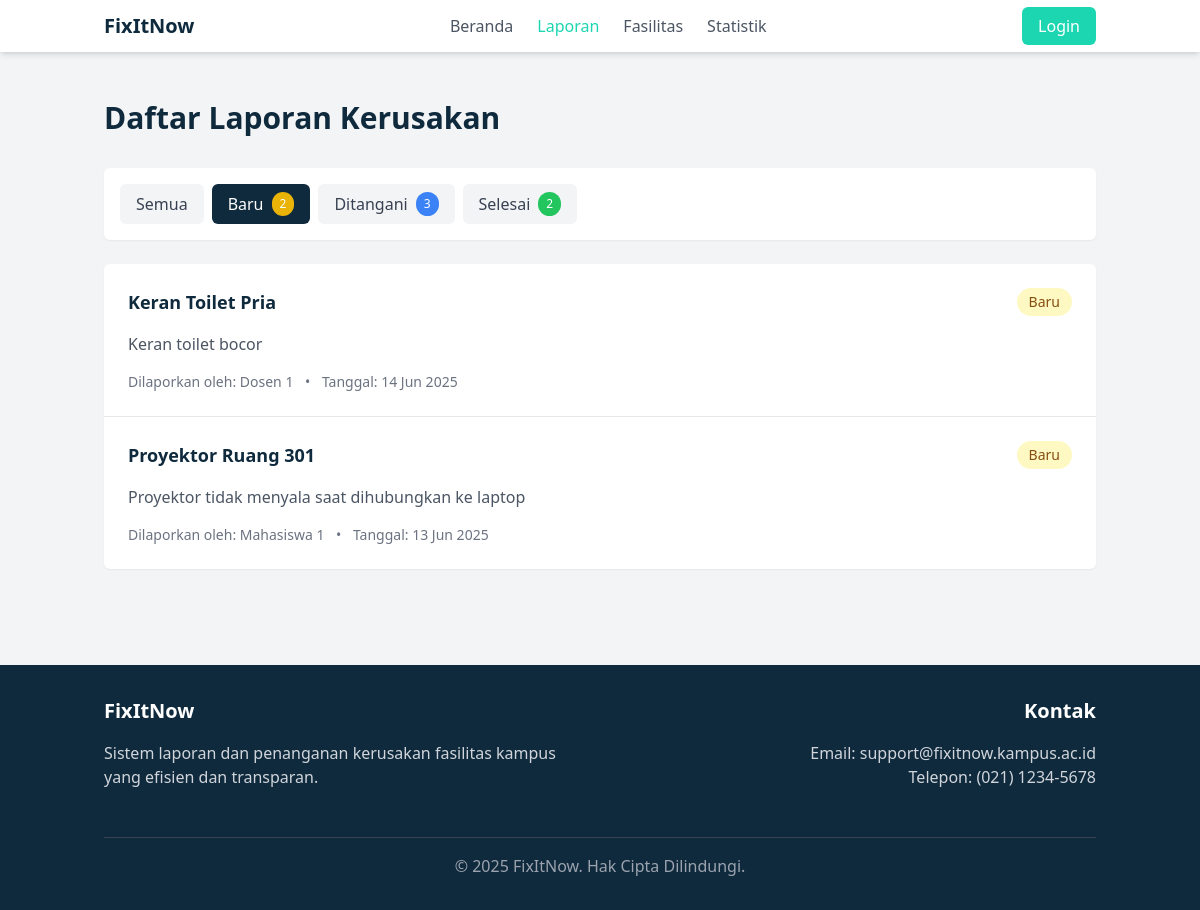
The page /laporan.php?status=Baru on the database its author committed.
### tables this page shows
CREATE TABLE `laporan` (
  `id_laporan` int NOT NULL AUTO_INCREMENT,
  `id_pelapor` int NOT NULL,
  `id_fasilitas` int NOT NULL,
  `deskripsi_kerusakan` text NOT NULL,
  `status` enum('Baru','Ditangani','Selesai') NOT NULL DEFAULT 'Baru',
  `tanggal_lapor` datetime NOT NULL,
  `id_teknisi` int DEFAULT NULL,
  `estimasi_selesai` date DEFAULT NULL,
  `tanggal_selesai` datetime DEFAULT NULL,
  PRIMARY KEY (`id_laporan`),
  KEY `id_pelapor` (`id_pelapor`),
  KEY `id_fasilitas` (`id_fasilitas`),
  KEY `id_teknisi` (`id_teknisi`),
  CONSTRAINT `laporan_ibfk_1` FOREIGN KEY (`id_pelapor`) REFERENCES `users` (`id_user`),
  CONSTRAINT `laporan_ibfk_2` FOREIGN KEY (`id_fasilitas`) REFERENCES `fasilitas` (`id_fasilitas`),
  CONSTRAINT `laporan_ibfk_3` FOREIGN KEY (`id_teknisi`) REFERENCES `users` (`id_user`)
);

CREATE TABLE `fasilitas` (
  `id_fasilitas` int NOT NULL AUTO_INCREMENT,
  `nama_fasilitas` varchar(100) NOT NULL,
  `id_kategori` int NOT NULL,
  `lokasi` varchar(100) NOT NULL,
  PRIMARY KEY (`id_fasilitas`),
  KEY `id_kategori` (`id_kategori`),
  CONSTRAINT `fasilitas_ibfk_1` FOREIGN KEY (`id_kategori`) REFERENCES `kategori_fasilitas` (`id_kategori`)
);

CREATE TABLE `users` (
  `id_user` int NOT NULL AUTO_INCREMENT,
  `nama` varchar(100) NOT NULL,
  `email` varchar(100) NOT NULL,
  `password` varchar(255) NOT NULL,
  `role` enum('user','teknisi','admin') NOT NULL DEFAULT 'user',
  `created_at` timestamp NULL DEFAULT CURRENT_TIMESTAMP,
  PRIMARY KEY (`id_user`),
  UNIQUE KEY `email` (`email`)
);

### models/Laporan.php (called while the page is built, shortened)
<?php
class Laporan {
    protected $pdo;
    public function __construct(PDO $db_connection) {
        $this->pdo = $db_connection;
    }
    public function getReports($status = '', $page = 1, $perPage = 10) {
        $offset = ($page - 1) * $perPage;
        $params = [];
        $sql = "SELECT l.*, f.nama_fasilitas, u.nama as nama_pelapor
                FROM laporan l
                JOIN fasilitas f ON l.id_fasilitas = f.id_fasilitas
                JOIN users u ON l.id_pelapor = u.id_user";
        if ($status !== '') {
            $sql .= " WHERE l.status = ?";
            $params[] = $status;
        }
        $perPage = (int)$perPage;
        $offset = (int)$offset;
        $sql .= " ORDER BY l.tanggal_lapor DESC LIMIT $perPage OFFSET $offset";
        $stmt = $this->pdo->prepare($sql);
        $stmt->execute($params);
        return $stmt->fetchAll(PDO::FETCH_ASSOC);
    }
    public function getReportsByStatus($status) {
        try {
            $query = "SELECT l.*, f.nama_fasilitas, u.nama as nama_pelapor
                      FROM laporan l
                      JOIN fasilitas f ON l.id_fasilitas = f.id_fasilitas
                      JOIN users u ON l.id_pelapor = u.id_user
                      WHERE l.status = ?";
            $stmt = $this->pdo->prepare($query);
            $stmt->execute([$status]);
            return $stmt->fetchAll(PDO::FETCH_ASSOC);
        } catch (PDOException $e) {
            throw new Exception("Error fetching reports by status: " . $e->getMessage());
        }
    }
}
?>

### laporan.php (the view, shortened to what this page needs)
<?php
require_once 'models/Laporan.php';
$db = new Database();
$conn = $db->getConnection();
$laporanModel = new Laporan($conn);
$status = isset($_GET['status']) ? $_GET['status'] : '';
$page = isset($_GET['page']) ? (int)$_GET['page'] : 1;
$perPage = 10;
$reports = $laporanModel->getReports($status, $page, $perPage);
$newCount = count($laporanModel->getReportsByStatus('Baru'));
$inProgressCount = count($laporanModel->getReportsByStatus('Ditangani'));
$completedCount = count($laporanModel->getReportsByStatus('Selesai'));
?>
<!DOCTYPE html>
<html lang="id">
<head>
    <script src="https://cdn.tailwindcss.com"></script>
</head>
<body class="bg-gray-100">
    <nav class="bg-white shadow-md">
        <div class="container mx-auto px-4 py-3 flex justify-between items-center">
            <div class="flex items-center">
                <a href="index.php" class="text-primary font-bold text-xl">FixItNow</a>
            </div>
            <div class="hidden md:flex space-x-6">
                <a href="index.php" class="text-gray-600 hover:text-secondary">Beranda</a>
                <a href="laporan.php" class="text-secondary font-medium">Laporan</a>
                <a href="fasilitas.php" class="text-gray-600 hover:text-secondary">Fasilitas</a>
                <a href="statistik.php" class="text-gray-600 hover:text-secondary">Statistik</a>
            </div>
            <div>
                <?php if(isset($_SESSION['user_id'])): ?>
                    <div class="flex items-center space-x-4">
                        <span class="text-gray-600"><?= $_SESSION['user_name'] ?></span>
                        <a href="logout.php" class="bg-primary text-white px-4 py-2 rounded-md hover:bg-primary-light">Logout</a>
                    </div>
                <?php else: ?>
                    <a href="login.php" class="bg-secondary text-white px-4 py-2 rounded-md hover:bg-secondary-light">Login</a>
                <?php endif; ?>
            </div>
        </div>
    </nav>
    <div class="container mx-auto px-4 py-12">
        <div class="flex justify-between items-center mb-8">
            <h1 class="text-3xl font-bold text-primary">Daftar Laporan Kerusakan</h1>
        </div>
        <div class="bg-white p-4 rounded-md shadow-sm mb-6">
            <div class="flex flex-wrap gap-2">
                <a href="laporan.php" class="<?= $status === '' ? 'bg-primary text-white' : 'bg-gray-100 text-gray-700 hover:bg-gray-200' ?> px-4 py-2 rounded-md">
                    Semua
                </a>
                <a href="laporan.php?status=Baru" class="<?= $status === 'Baru' ? 'bg-primary text-white' : 'bg-gray-100 text-gray-700 hover:bg-gray-200' ?> px-4 py-2 rounded-md flex items-center">
                    Baru
                    <span class="ml-2 bg-yellow-500 text-white text-xs px-2 py-1 rounded-full"><?= $newCount ?></span>
                </a>
                <a href="laporan.php?status=Ditangani" class="<?= $status === 'Ditangani' ? 'bg-primary text-white' : 'bg-gray-100 text-gray-700 hover:bg-gray-200' ?> px-4 py-2 rounded-md flex items-center">
                    Ditangani
                    <span class="ml-2 bg-blue-500 text-white text-xs px-2 py-1 rounded-full"><?= $inProgressCount ?></span>
                </a>
                <a href="laporan.php?status=Selesai" class="<?= $status === 'Selesai' ? 'bg-primary text-white' : 'bg-gray-100 text-gray-700 hover:bg-gray-200' ?> px-4 py-2 rounded-md flex items-center">
                    Selesai
                    <span class="ml-2 bg-green-500 text-white text-xs px-2 py-1 rounded-full"><?= $completedCount ?></span>
                </a>
            </div>
        </div>
        <div class="bg-white rounded-md shadow-sm overflow-hidden">
            <?php if (empty($reports)): ?>
                <div class="p-8 text-center">
                    <p class="text-gray-500">Tidak ada laporan yang ditemukan.</p>
                </div>
            <?php else: ?>
                <div class="grid grid-cols-1 divide-y">
                    <?php foreach($reports as $report): ?>
                        <div class="p-6">
                            <div class="flex flex-wrap justify-between mb-4">
                                <h3 class="text-lg font-bold text-primary"><?= $report['nama_fasilitas'] ?></h3>
                                <span class="<?= getStatusClass($report['status']) ?> px-3 py-1 rounded-full text-sm">
                                    <?= $report['status'] ?>
                                </span>
                            </div>
                            <p class="text-gray-600 mb-4"><?= $report['deskripsi_kerusakan'] ?></p>
                            <div class="flex flex-wrap justify-between text-sm text-gray-500">
                                <div>
                                    <span>Dilaporkan oleh: <?= $report['nama_pelapor'] ?></span>
                                    <span class="mx-2">•</span>
                                    <span>Tanggal: <?= date('d M Y', strtotime($report['tanggal_lapor'])) ?></span>
                                </div>
                            </div>
                        </div>
                    <?php endforeach; ?>
                </div>
            <?php endif; ?>
        </div>
    </div>
    <footer class="bg-primary text-white py-8 mt-12">
        <div class="container mx-auto px-4">
            <div class="grid grid-cols-1 md:grid-cols-2 gap-8">
                <div>
                    <h3 class="text-xl font-bold mb-4">FixItNow</h3>
                    <p class="text-gray-300 mb-4">Sistem laporan dan penanganan kerusakan fasilitas kampus yang efisien dan transparan.</p>
                </div>
                <div class="md:text-right">
                    <h3 class="text-xl font-bold mb-4">Kontak</h3>
                    <p class="text-gray-300">Email: support@fixitnow.kampus.ac.id</p>
                    <p class="text-gray-300">Telepon: (021) 1234-5678</p>
                </div>
            </div>
            <div class="border-t border-gray-700 mt-8 pt-4 text-center text-gray-400">
                <p>&copy; <?= date('Y') ?> FixItNow. Hak Cipta Dilindungi.</p>
            </div>
        </div>
    </footer>
    <?php
    function getStatusClass($status) {
        switch($status) {
            case 'Baru':
                return 'bg-yellow-100 text-yellow-800';
        }
    }
    ?>
</body>
</html>

### rows shown on the page
laporan: id_fasilitas.nama_fasilitas "Keran Toilet Pria", status "Baru", deskripsi_kerusakan "Keran toilet bocor", id_pelapor.nama "Dosen 1", tanggal_lapor "14 Jun 2025"
laporan: id_fasilitas.nama_fasilitas "Proyektor Ruang 301", status "Baru", deskripsi_kerusakan "Proyektor tidak menyala saat dihubungkan ke laptop", id_pelapor.nama "Mahasiswa 1", tanggal_lapor "13 Jun 2025"

### other values the page prints
$newCount "2"
$inProgressCount "3"
$completedCount "2"
